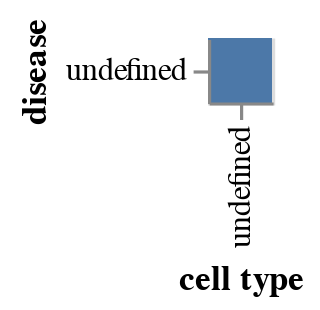

Notebook source saved alongside this figure:
### Code cell
chart = alt.Chart(df).mark_rect().encode(
        x=alt.X('cell type:N'),
        y=alt.Y('disease:N'))
chart

### Figure 1 — Vega-Lite specification as saved in the notebook (floating-point values rounded to 4 significant figures; data arrays with more than 128 entries replaced by an {"elided": "..."} marker saying what was removed)
{"config": {"view": {"continuousWidth": 400, "continuousHeight": 300}}, "data": {"name": "data-3d6a26509e2efc36008a558a03d0d872"}, "mark": "rect", "encoding": {"x": {"type": "nominal", "field": "cell type"}, "y": {"type": "nominal", "field": "disease"}}, "$schema": "https://vega.github.io/schema/vega-lite/v4.8.1.json", "datasets": {"data-3d6a26509e2efc36008a558a03d0d872": {"elided": "276 records"}}}
